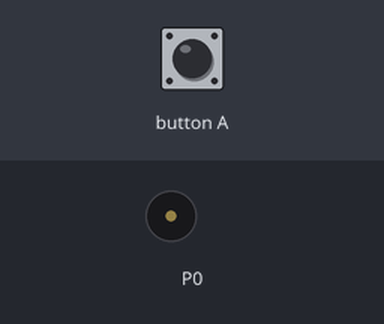
Recording of a program running on a simulated BBC micro:bit (MakeCode). Shown: buzzer (waves = sounding). Inputs (shaded band) come from the test bench.

Above: at 1.2 s.
1.3 s: button A pressed for 0.15 s
At 1.8 s:
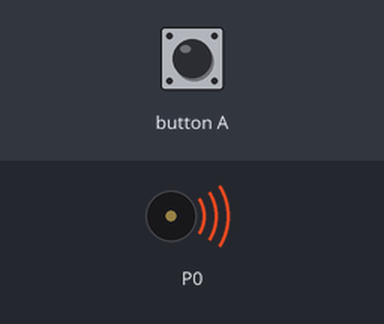
Timing chart, 0 to 8.8 s (numbered marks = the images above; inputs shaded):
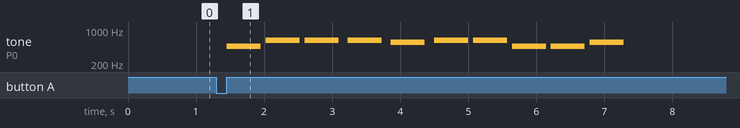

The program:

main.ts
```typescript
input.onButtonPressed(Button.A, function () {
    music.playTone(466, music.beat(BeatFraction.Whole))
    music.rest(music.beat(BeatFraction.Eighth))
    music.playTone(622, music.beat(BeatFraction.Whole))
    music.rest(music.beat(BeatFraction.Eighth))
    music.playTone(622, music.beat(BeatFraction.Whole))
    music.rest(music.beat(BeatFraction.Quarter))
    music.playTone(622, music.beat(BeatFraction.Whole))
    music.rest(music.beat(BeatFraction.Quarter))
    music.playTone(554, music.beat(BeatFraction.Whole))
    music.rest(music.beat(BeatFraction.Quarter))
    music.playTone(622, music.beat(BeatFraction.Whole))
    music.rest(music.beat(BeatFraction.Eighth))
    music.playTone(622, music.beat(BeatFraction.Whole))
    music.rest(music.beat(BeatFraction.Eighth))
    music.playTone(466, music.beat(BeatFraction.Whole))
    music.rest(music.beat(BeatFraction.Eighth))
    music.playTone(466, music.beat(BeatFraction.Whole))
    music.rest(music.beat(BeatFraction.Eighth))
    music.playTone(554, music.beat(BeatFraction.Whole))
})
music.setVolume(100)
basic.forever(function () {

})
```

test.ts
```typescript
// les tests vont ici ; cela ne sera pas compilé si ce paquet est utilisé en tant qu'extension.
```

Measured:
- after the input at 1.3 s, tone on P0: plays 466 Hz for 0.50 s, 622 Hz for 0.50 s, 622 Hz for 0.50 s, 622 Hz for 0.50 s, 554 Hz for 0.50 s, 622 Hz for 0.50 s … (10 notes in this stretch), starting after 0.15 s
